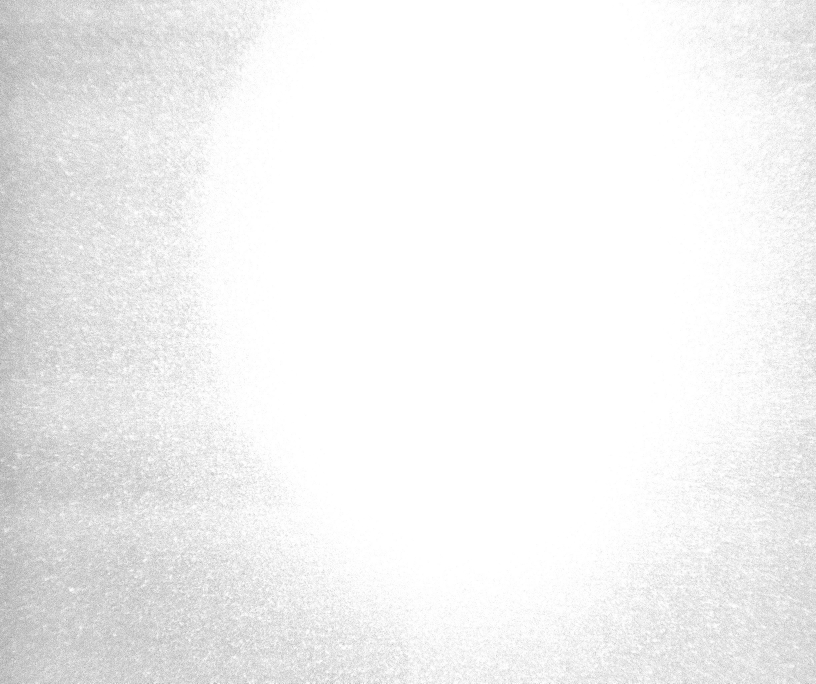
#> input picture IXS/BPM2-0.jpg, 2448 x 2050 px (shown at 1/3 size)
$ python BPM2Proc.py   (Python 2 division)   (older library calls are emulated)
#> lines starting #> are read from the running program, lines starting #| are printed output that depends on the picture; after the words box and inside, x2 and y2 are one past the last pixel; in counts of white or black regions, pixels touching at a corner belong together
#> in load, img is the input picture: shape (2050, 2448, 3); min 98, max 255, mean 241.6
#> in binaryThreshold, `ret, thresh = cv2.threshold(img, threshVal, maxVal, cv2.THRESH_BINARY_..`:
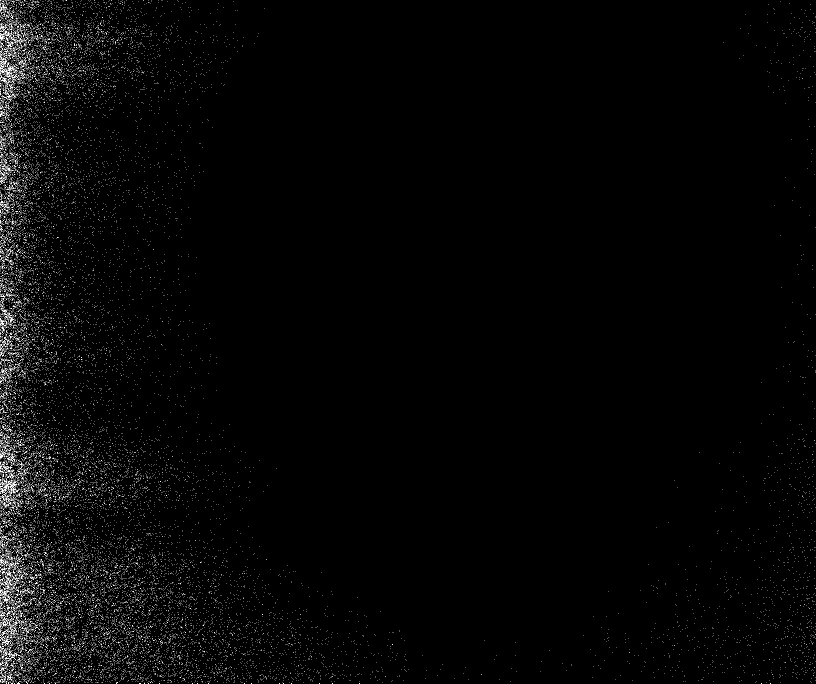
#> thresh: shape (2050, 2448, 3) (shown at 1/3 size); 0.82% white in thin lines or dots
#> in binaryThreshold, `ret, thresh = cv2.threshold(img, threshVal, maxVal, cv2.THRESH_BINARY_..`: ret = 170
### IXS/cvlib.py
"""
BNL NSLS-2 Computer Vision Module
Author: William Watson
Date: 2016-7-14

This Module contains numerous functions designed to
help in the data manipulation of images on the Beam-lines within NSLS-2.
It Uses the numpy and cv2 libraries to construct a simple module to
make image processing and computer vision easier, faster, and more compact.
"""

# DEPENDENCIES
import cv2
import numpy as np
import sys
import time
from matplotlib import pyplot as plt
import matplotlib
from epics import caget, caput


# VERSION
__version__ = "0.5.4.1"
__opencv__ = cv2.__version__
__npversion__ = np.version.version
__sysver__ = sys.version
__matplotlibver__ = matplotlib.__version__


# GLOBAL VARS
colorMap_flag = {"autumn":0, "bone":1, "jet":2, "winter":3, "rainbow":4, "ocean":5, "summer":6, "spring":7, "cool":8, "hsv":9, "pink":10, "hot":11}
border_flag = {"constant":0, "reflect":2, "reflect101":4, "replicate":1, "default":4, "wrap":3}
EPICSTYPE = {1 : np.uint16 , 0 : np.uint8, 2:np.uint32, 3: np.uint64}
EPICSCOLOR = {0: "gray", 1: "bayer", 2: "RBG1"}

#######################################################################################

# EXPERIMENTAL SECTION - ALL NEW METHODS GO HERE FIRST FOR TESTING
#FIX FIX FIX

# METHODS KNOWN TO BE BROKEN / Need Further Looking!!!!!!!!!


# [467 lines left out: functions backgroundSubtract, enhance, watershed, drawHarrisSubPixel, depthImg, sharpen and 16 more, not called in this run]


def meanVal(img):
        """
        Returns the Mean Color (Regular Img) / Mean Intensity (Grayscale)

        Params:
	* img - image

        Returns:
	* Mean Color / Mean Image
        """
	mean = cv2.mean(img)
	if img is None:
		print "ERROR: MeanValue: Sent in None-Type Object"
		return -1
	if len(img.shape) == 3:
		return (mean[0], mean[1], mean[2])
	elif len(img.shape) == 2:
		return (mean[0])
	else:
		return mean


# [15 lines left out: function flip, not called in this run]


def mask(img, invert=False):
        """
        Finds the mask for an image

        Params:
	* img - image
	* invert - OPTIONAL - def False; if def, returns mask, if True, returns bitwise not of mask

        Returns:
	* mask
        """
	imgray = grayscale(img) #.cvtColor(img, cv2.COLOR_BGR2GRAY)
	ret, mask = cv2.threshold(imgray, 10, 255, cv2.THRESH_BINARY)
	mask_inv = cv2.bitwise_not(mask)
	if not invert:
		return mask
	else:
		return mask_inv


# [31 lines left out: functions copy, filterCnts, not called in this run]


def cntInfo(img, cnt):
        """
        Returns pertinent information regarding a contour

        Params:
	* img - image
	* cnt - contour

        Returns:
	* dictionary of cnt info
        """
	pts = extremePoints(cnt)
	roi = crop(img, pts["L"][0], pts["T"][1], pts["R"][0], pts["B"][1])
	m = minMaxLoc(roi)
	m["minLoc"] = (m["minLoc"][0] + pts["L"][0], m["minLoc"][1] + pts["T"][1])
	m["maxLoc"] = (m["maxLoc"][0] + pts["L"][0], m["maxLoc"][1] + pts["T"][1])
	cross = abs(pts["L"][0] - pts["R"][0])
	height = abs(pts["T"][1] - pts["B"][1])
	cent = centroid(cnt)
	angle = orientation(cnt)
	areaVal = area(cnt)
	per = perimeter(cnt)
	ar = aspectRatio(cnt)
	ext = extent(cnt)
	sold = solidity(cnt)
	eqD = equivalentDiameter(cnt)
	me = meanVal(grayscale(roi))
	su = sumPixel(grayscale(roi))
	d = {"sum intensity":su, "mean intensity":me, "area":areaVal, "perimeter":per, "aspect ratio":ar, "extent":ext,"solidity":sold, "equivalent diameter":eqD, "width": cross, "height" : height, "centroid" : cent, "extrema" : pts, "min":m["minLoc"], "max":m["maxLoc"], "orientation" : angle}
	return d


def sumPixel(img):
        """
        Sums all of the pixels in an image
        Best for Grayscale

        Params:
	* image

        Returns:
	* sum of pixel values
        """
        ret = cv2.sumElems(img)
        if len(img.shape) == 2:
                return ret[0]
        else:
                return (ret[0], ret[1], ret[2])


# [106 lines left out: functions poi, scalarInfo, printCntInfo, printDic, plotPOI, cntInfoMult and 1 more, not called in this run]


def fillContour(img, cnt, color = (255,255,0)):
        """
        Fill a Contour - Fills a contour with color onto img

        Params:
	* img - image
	* cnt - contour
	* color - OPTIONAL - color of fill, def: (255,255,0)
        """
	cv2.drawContours(img, [cnt], 0, color, -1)


def minMaxLoc(img):
        """
        Returns the Max Val, Min Val, and Locations

        Params:
	* img - image

        Returns:
	* (minVal, maxVal, minLoc, maxLoc) in dicitonary format
        """
	maskVar = mask(img)
	pt = cv2.minMaxLoc(grayscale(img), maskVar)
	d = {"minVal": pt[0], "maxVal":pt[1], "minLoc":pt[2], "maxLoc":pt[3]}
	return d


# [140 lines left out: functions findMax, findMin, add, addWeight, bitAnd, bitOr and 3 more, not called in this run]


def crop(img, x0, y0, x1, y1):
        """
        Image Crop: Returns a Crop Img
        Can be Used for ROI

        Params:
	* img - image
	* x0 - X Position (start)
	* y0 - Y Position (start)
	* x1 - X End Position
	* y1 - Y End Position

        Returns:
	* imgROI - from [y:y+h, x:x+w]
        """
	crop = img[y0:y1, x0:x1]
	return crop


# [68 lines left out: functions cropPt, roi, cropCnt, hsv, not called in this run]


def grayscale(img):
        """
        Returns a grayscale version of img

        Params:
	* img - image

        Returns:
	* Grayscale image
        """
	if img is None:
		print "Img is None"
		sys.exit()
	if len(img.shape) > 2:
		return cv2.cvtColor(img, cv2.COLOR_BGR2GRAY)
	else:
		return img


# [14 lines left out: function cvtColor, not called in this run]


def applyColorMap(img, flag):
        """
        Apply a Color map to an img

        Params:
	* img - image
	* flag - string flag or corresponding int found in getColorMapFlags()

        Returns:
	* img in color map
        """
	if isinstance(flag, basestring):
		flag = flag.lower()
		gray = grayscale(img)
		res = cv2.applyColorMap(gray, colorMap_flag[flag])
		return res
	else:
		gray = grayscale(img)
		return cv2.applyColorMap(gray, flag)


# [129 lines left out: functions applyJET, applyHSV, getColorMapFlags, bgr2hsv, colorFlags, trackObject and 2 more, not called in this run]


def centroid(cnt):
        """
        Returns the centroid to a given contour

        Params:
	* cnt - contour

        Returns:
	* (cx, cy) -> Pixel Position of the Centroid
        """
	M = cv2.moments(cnt)
	cx = int(M['m10']/M['m00'])
	cy = int(M['m01']/M['m00'])
	return (cx, cy)


# [14 lines left out: function centroidFloat, not called in this run]


def plotCentroid(img, cnt, radius = 3, color=(255, 255, 0)):
        """
        Plots a centroid onto an image from a given contour

        Params:
	* cnt - contour
	* img - image to modify
	* color - OPTIONAL - specify color of centroid cross

        Returns:
        * Centroid Pixel Coord
        """
	cx, cy = centroid(cnt)
	drawCircle(img, (cx, cy), radius = radius, color = color)
	return (cx, cy)


def sort(contours):
        """
        Sorts a list of contours by number of points, in descending order

        Params:
	* contours - list of contours to sort

        Returns:
	* Sorted list of contour objects such that the largest contour is first
        """
	return sorted(contours, reverse=True, key=len)


# [13 lines left out: function sortList, not called in this run]


def findContours(img, thresh=127, val=255):
        """
        Returns the contours to a given image, sorted by size of contour

        Params:
	* img - Image to find contours in
	* thresh - OPTIONAL - threhsold value used
	* val - OPTIONAL - value to set items in threshold

        Returns:
	* Sorted List of Contours found in img
        """
#> called with thresh = 127, val = 255
	gray = grayscale(img)
	ret, binary = cv2.threshold(gray, thresh, val, cv2.THRESH_BINARY_INV)
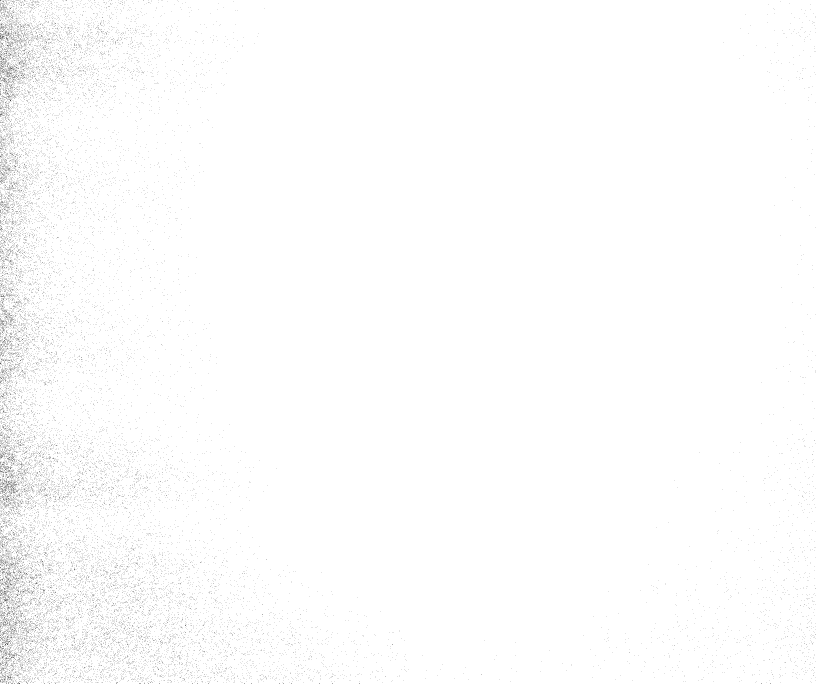
#> binary: shape (2050, 2448) (shown at 1/3 size); 99.2% white; black in thin lines or dots
#> ret = 127
	bina, contours, hierarchy = cv2.findContours(binary, cv2.RETR_TREE, cv2.CHAIN_APPROX_SIMPLE)
#> contours = 34393 contours, 34390 with area under 20; largest, box (x1, y1, x2, y2) and area: (0, 0, 2448, 2050) 5013343, (3, 2004, 11, 2012) 24, (18, 1797, 26, 1805) 22
	errorCheckContour(contours)
	return sort(contours)


# [16 lines left out: function findCntHierarchy, not called in this run]


def errorCheckContour(contours):
        """
        Error checks the contours in images and stops program if something is wrong

        Params:
	* contours - list of contours to error check
        """
	if contours is None:
		print "ERROR: FindContours: Missing objects: No contours found, please check image...\n"
		sys.exit() # maybe return false?


# [14 lines left out: function contourApprox, not called in this run]


def aspectRatio(cnt):
        """
        Returns the Aspect Ratio (Ratio of width to height of bounding rectangle)

        Params:
	* cnt - contour

        Returns:
	* Aspect Ratio of cnt
        """
	x, y, w, h = cv2.boundingRect(cnt)
	return float(w) / h


def extent(cnt):
        """
        Returns the Extent (Ratio of contour area to bounding rectangle area)

        Params:
	* cnt - contour

        Returns:
	* Extent of cnt
        """
	area = cv2.contourArea(cnt)
	x, y, w, h = cv2.boundingRect(cnt)
	rect_area = w*h
	return float(area)/rect_area


# [44 lines left out: functions boundingRect, boundingRectPoints, minEncloseCircle, not called in this run]


def solidity(cnt):
        """
        Returns the Solidity (Ratio of area to convex hull area)

        Params:
	* cnt - contour

        Returns:
	* Solidity of cnt
        """
	area = cv2.contourArea(cnt)
	hull = cv2.convexHull(cnt)
	hull_area = cv2.contourArea(hull)
	return float(area) / hull_area


def area(cnt):
        """
        Returns area of cnt

        Params:
	* cnt - contour

        Returns:
	* Area of cnt
        """
	return cv2.contourArea(cnt)


# [24 lines left out: functions moments, huMoments, not called in this run]


def perimeter(cnt):
        """
        Returns the Contour Perimeter

        Params:
	* cnt - contour

        Returns:
	* Perimeter of cnt
        """
	return cv2.arcLength(cnt, True)


def equivalentDiameter(cnt):
        """
        Returns the Equivalent Diameter (Circle whose area is same as cnt area)

        Params:
	* cnt = contour

        Returns:
	* Equivalent Diameter
        """
	return np.sqrt(4 * (cv2.contourArea(cnt)) / np.pi)


# [12 lines left out: function fitEllipse, not called in this run]


def orientation(cnt):
        """
        Returns the Orientation of the Object

        Params:
	* cnt - Contour

        Returns:
	* Angle at which object is directed
        """
	(x,y), (MA, ma), angle = cv2.fitEllipse(cnt)
	return angle


# [12 lines left out: function axis, not called in this run]


def drawContour(img, cnt, color=(0, 255, 0), thickness=2):
        """
        Draws a contour onto an image

        Params:
	* img - image to draw on
	* cnt - contour to draw
	* color - OPTIONAL - color of cnt, default is (0, 255, 0)
	* thickness - OPTIONAL - thickness of cnt line, default is 2
        """
	cv2.drawContours(img, [cnt], 0, color, thickness)


# [11 lines left out: function drawContours, not called in this run]


def extremePointsTup(cnt):
        """
        Returns the Extreme Points of a contour

        Params:
	* cnt - contour

        Returns:
	* (LeftMost, RightMost, TopMost, BottomMost)
        """
	leftmost = tuple(cnt[cnt[:,:,0].argmin()][0])
	rightmost = tuple(cnt[cnt[:,:,0].argmax()][0])
	topmost = tuple(cnt[cnt[:,:,1].argmin()][0])
	bottommost = tuple(cnt[cnt[:,:,1].argmax()][0])
	return (leftmost, rightmost, topmost, bottommost)


def extremePoints(cnt):
        """
        Extreme Points Dictionary

        Params:
	* cnt - contour

        Returns:
	* Dictionary of extrema, such that L = Left, R = Right, T = Top, B = Bottom
        """
	pts = extremePointsTup(cnt)
	d = {"L":pts[0], "R":pts[1], "T":pts[2], "B":pts[3]}
	return d


# [14 lines left out: function cropCnt, not called in this run]


def plotPoint(img, point, radius = 3, color = (0, 0, 255)):
        """
        Plots a single point onto an image

        Params:
	* img - image
	* point - pixel tuple to plot at (x, y)
	* radius - OPTIONAL - radius of point to be plotted
	* color - OPTIONAL - color of pixel to be plotted
        """
	drawCircle(img, point, radius = radius, color=color)


def plotPoints(img, points, radius = 3, color= (0, 0, 255)):
        """
        Plots a list of points onto an img

        Params:
	* img - image
	* points - list of points to plot
	* radius - OPTIONAL - radius of points to be plotted
	* color - OPTIONAL - color of points to plot, default is (0, 0, 255)
        """
	for pt in points:
		drawCircle(img, pt, radius = radius, color = color)


def drawCircle(img, center, radius = 3, color = (0,0,255), fill = -1):
        """
        Draws a circle at a point with given radius onto img.

        Params:
	* img - image
	* center - (x,y) center of circle
	* radius - OPTIONAL - radius of circle, default is 3
	* color - OPTIONAL - default is (0, 0, 255) - RED
	* fill - OPTIONAL - default is -1, change for outline thickness
        """
	cv2.circle(img, center, radius, color, fill)


# [149 lines left out: functions drawLine, drawRectangle, drawEllipse, drawFitEllipse, imgProp, size and 4 more, not called in this run]


def binaryThreshold(img, threshVal = 127, maxVal = 255, invert=True):
        """
        Returns a binary threshold of the image

        Params:
        * img - image to threshold
	* threshVal - OPTIONAL - threshold value to classify pixels Default 127
	* maxVal - OPTIONAL - value to be given if pixel over threshVal. Default 255
	* invert - OPTIONAL - True means inverts binary threshold (white to black, vice versa), false otherwise. Default True

        Returns:
	* threshold image
        """
	gray = grayscale(img)
	if invert:
		ret, thresh = cv2.threshold(img, threshVal, maxVal, cv2.THRESH_BINARY_INV)
	else:
		ret, thresh = cv2.threshold(img, threshVal, maxVal, cv2.THRESH_BINARY)
	return thresh


# [123 lines left out: functions adaptiveMeanThreshold, adaptiveGaussianThreshold, otsu, rotate, edgeDetect, eqHist and 1 more, not called in this run]


def load(filename, flag=None):
        """
        Loads an image from a file name and returns it in color mode (default).
        Safety check if img fails to load.

        Params:
	* filename - filename of image
	* flag - OPTIONAL - open mode: 1 = COLOR, 0 = GRAYSCALE, -1 = UNCHANGED

        Returns:
        * Loaded Img if sucessful
        """
	if flag is None:
		img = cv2.imread(filename)
	elif flag is 1 or flag is 0 or flag is -1:
		img = cv2.imread(filename, flag)
	else:
		print "ERROR: Load: Incorrect flag parameter: " + str(flag) + "\n"
		sys.exit()
	if img is None:
		print "ERROR: Load: Image not found/supported at: " + str(filename) + "\n"
		sys.exit()
	else:
		return img


# [337 lines left out: functions fetchImg, epicscaget, epicscaput, epicscainfo, getColorFlag, backProjection and 11 more, not called in this run]


def displayImgs(imgs, titles = None, wait=0):
        """
        Displays a list of images

        Parms:
	* imgs - list of images
	* titles - OPTIONAL - list of titles of images
        * wait - OPTIONAL - wait time in ms ffor screen; def: 0 - INDEFINITE
        """
	if len(imgs) > 100:
		print "WARNING: DisplayImgs: List is of length " + str(len(imgs))
		print "Please reduce list size to avoid improper display"
		return
	if titles is None:
		count = 1
		for i in imgs:
			cv2.namedWindow("IMAGE" + str(count), cv2.WINDOW_NORMAL)
			cv2.imshow("IMAGE" + str(count), i)
			count += 1
	else:
		count = 0
		for i in imgs:
			cv2.namedWindow(titles[count], cv2.WINDOW_NORMAL)
			cv2.imshow(titles[count], i)
			count += 1
	cv2.waitKey(wait) & 0xFF
	cv2.destroyAllWindows()


# [938 lines left out: functions filter2D, blur, gaussianBlur, medianBlur, bilateralFilter, adaptiveBilateralFilter and 42 more, not called in this run]

# End of File

### IXS/BPM2Proc.py
import cvlib

img = cvlib.load("BPM2-0.jpg") # change to fetch
lap = cvlib.binaryThreshold(img, threshVal=170)
contours = cvlib.findContours(lap)
cvlib.fillContour(lap, contours[0], color=(100,100,255))
#> in fillContour, `cv2.drawContours(img, [cnt], 0, color, -1)`:
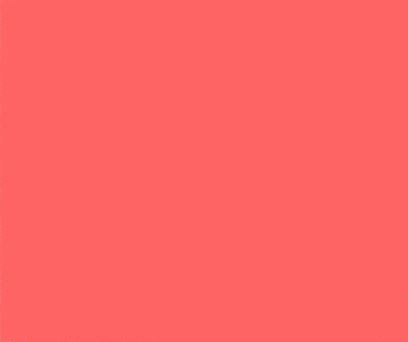
#> img: shape (2050, 2448, 3) (shown at 1/6 size); mean B, G, R 100, 100, 255

m = cvlib.cntInfo(img, contours[0])
#> in extremePointsTup, `leftmost = tuple(cnt[cnt[:,:,0].argmin()][0])`: leftmost = (0, 1)
#> in extremePointsTup, `rightmost = tuple(cnt[cnt[:,:,0].argmax()][0])`: rightmost = (2447, 2049)
#> in extremePointsTup, `topmost = tuple(cnt[cnt[:,:,1].argmin()][0])`: topmost = (3, 0)
#> in extremePointsTup, `bottommost = tuple(cnt[cnt[:,:,1].argmax()][0])`: bottommost = (0, 2049)
#> in extremePoints, `pts = extremePointsTup(cnt)`: pts = ((0, 1), (2447, 2049), (3, 0), (0, 2049))
#> in extremePoints, `d = {"L":pts[0], "R":pts[1], "T":pts[2], "B":pts[3]}`: d = {'L': (0, 1), 'R': (2447, 2049), 'T': (3, 0), 'B': (0, 2049)}
#> in cntInfo, `pts = extremePoints(cnt)`: pts has the same summary as d in extremePoints
#> in minMaxLoc, `pt = cv2.minMaxLoc(grayscale(img), maskVar)`: pt = (98, 255, (44, 1355), (313, 0))
#> in minMaxLoc, `d = {"minVal": pt[0], "maxVal":pt[1], "minLoc":pt[2], "maxLoc":pt[3]}`: d = {'minVal': 98, 'maxVal': 255, 'minLoc': (44, 1355), 'maxLoc': (313, 0)}
#> in cntInfo, `m = minMaxLoc(roi)`: m has the same summary as d in minMaxLoc
#> in cntInfo, `cross = abs(pts["L"][0] - pts["R"][0])`: cross = 2447
#> in cntInfo, `height = abs(pts["T"][1] - pts["B"][1])`: height = 2049
#> in centroid, `M = cv2.moments(cnt)`: M = moments, m00 5013343, centre m10/m00, m01/m00 = (1223.6, 1024.5)
#> in centroid, `cx = int(M['m10']/M['m00'])`: cx = 1223
#> in centroid, `cy = int(M['m01']/M['m00'])`: cy = 1024
#> in cntInfo, `cent = centroid(cnt)`: cent = (1223, 1024)
#> in orientation, `(x,y), (MA, ma), angle = cv2.fitEllipse(cnt)`: x = 1237.1; y = 909.3; MA = 2609.4; ma = 3996; angle = 2.6
#> in cntInfo, `areaVal = area(cnt)`: areaVal = 5013343
#> in cntInfo, `per = perimeter(cnt)`: per = 9420.4
#> in aspectRatio, `x, y, w, h = cv2.boundingRect(cnt)`: x = 0; w = 2448; h = 2050
#> in cntInfo, `ar = aspectRatio(cnt)`: ar = 1.19
#> in extent, `area = cv2.contourArea(cnt)`: area = 5013343
#> in extent, `x, y, w, h = cv2.boundingRect(cnt)`: x = 0; w = 2448; h = 2050
#> in extent, `rect_area = w*h`: rect_area = 5018400
#> in cntInfo, `ext = extent(cnt)`: ext = 0.999
#> in solidity, `area = cv2.contourArea(cnt)`: area = 5013343
#> in solidity, `hull = cv2.convexHull(cnt)`: hull = [[2447, 0], [2447, 2049], [0, 2049], [0, 1], [3, 0]]
#> in solidity, `hull_area = cv2.contourArea(hull)`: hull_area = 5013901.5
#> in cntInfo, `sold = solidity(cnt)`: sold = 1
#> in cntInfo, `eqD = equivalentDiameter(cnt)`: eqD = 2526.5
#> in meanVal, `mean = cv2.mean(img)`: mean = (241.6, 0, 0, 0)
#> in cntInfo, `me = meanVal(grayscale(roi))`: me = 241.6
#> in sumPixel, `ret = cv2.sumElems(img)`: ret = (1.21e+09, 0, 0, 0)
#> in cntInfo, `su = sumPixel(grayscale(roi))`: su = 1.21e+09
#> m = 15 items
cvlib.plotPoints(lap, cvlib.extremePointsTup(contours[0]), radius=8)
#> the loop in plotPoints, `for pt in points:` made 4 passes
cvlib.drawContour(lap, contours[0])
cvlib.plotPoints(img, cvlib.extremePointsTup(contours[0]), radius=8)
#> the loop in plotPoints (call 2), `for pt in points:` made 4 passes
cvlib.drawContour(img, contours[0])
cvlib.plotPoint(img, m["max"], color=(100,100,0), radius=5)
cvlib.plotPoint(lap, m["max"], color=(100,100,0), radius=5)
cvlib.plotCentroid(lap, contours[0])
#> in plotCentroid, `cx, cy = centroid(cnt)`: cx = 1223; cy = 1024
cvlib.plotCentroid(img, contours[0])
print "Object Details: " + str(m)
#> (printed output is left out)
jet = cvlib.applyColorMap(img, "jet")
#> in applyColorMap, `res = cv2.applyColorMap(gray, colorMap_flag[flag])`:
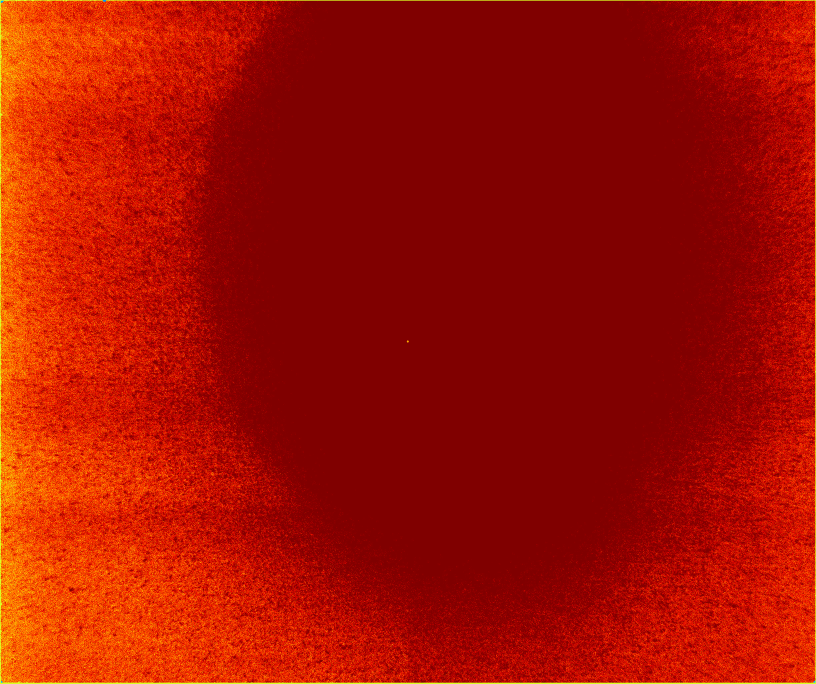
#> res: shape (2050, 2448, 3) (shown at 1/3 size); mean B, G, R 0.2, 16.1, 165.9

cvlib.displayImgs([img, lap, jet])
#> the loop in displayImgs, `for i in imgs:` made 3 passes
#> after the loop in displayImgs, `for i in imgs:`: count = 4
